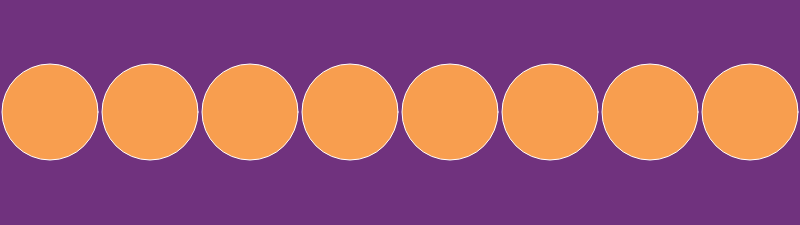
Frame 1 (no input)
Frame 60 (no input): identical to frame 1, image omitted
Frame 120 (the mouse pressed at the canvas centre since frame 60): identical to frame 1, image omitted

The p5.js sketch that drew this single still picture (run headless with seeded random() and noise() and a simulated clock; from frame 60 on, the mouse is pressed at the canvas centre):

// p5.js sketch
// ── sketch.js
let byte = [];
let decimalP;

function mousePressed() {
  for (let i = 0; i < byte.length; i++) {
    byte[i].toggle(mouseX, mouseY);
  }
}

function setup() {
  createCanvas(800, 225);
  
  decimalP = createDiv('');
  
  let w = width / 8;
  for (let i = 0; i < 8; i++) {
    byte[i] = new Bit(w/2 + i * w, 62, w-4);
    byte[i].setState(1);
  }
  
  
  
}

function draw() {
  background(112,50,126);
  translate(0, 50);
  let num = '';
  for (let i = 0; i < byte.length; i++) {
    byte[i].show();
    num += byte[i].state ? '1' : '0';
  }
  
 	decimalP.html(binaryToDecimal(num));

  


}

function binaryToDecimal(val) {
  let sum = 0;
  for (let i = 0; i < val.length; i++) {
    let bit = val.charAt(val.length - i - 1);
    sum += parseInt(bit) * pow(2, i);
  }
  return sum;
}
// ── bit.js
class Bit {

  constructor(x, y, d) {
    this.x = x;
    this.y = y;
    this.diameter = d;
    this.state = false;
  }
  
  setState(state) {
    this.state = Boolean(parseInt(state)); 
  }
  
  toggle(x,y) {
   	let d = dist(x,y,this.x,this.y);
    if (d < this.diameter/2) {
     	this.state = !this.state; 
    }
  }


  show() {
    stroke(255);
    if (this.state) {
      fill(248,158,79);
    } else {
      fill(255);
    }
    ellipse(this.x, this.y, this.diameter);
  }



}
// ── style.css
html, body {
  margin: 0;
  padding: 0;
  font-size: 100pt;
  background-color: #fff;
  color: #black;
}
canvas {
  display: block;
}

div {
  margin-left: 2vw;
  margin-top: 4vh;
}
